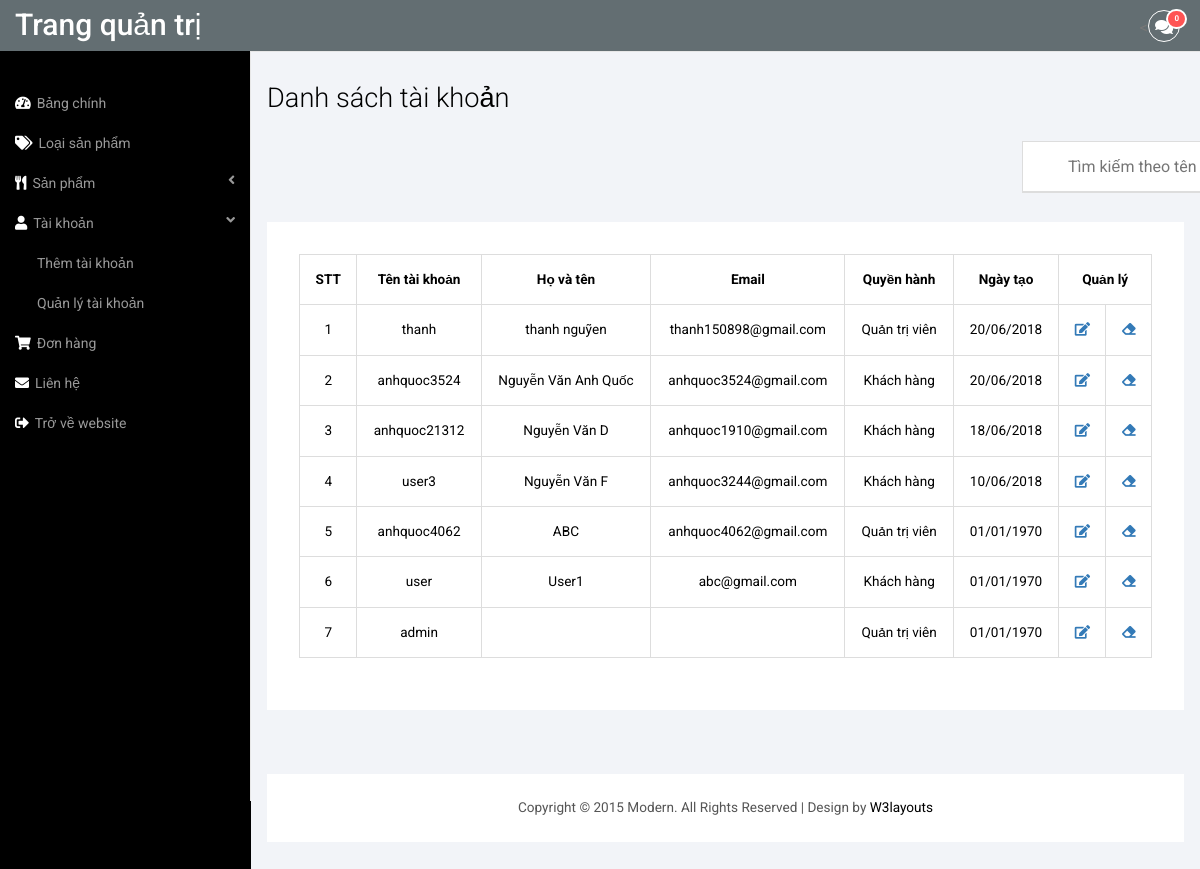
Page /admin/list-account.php (signed in) on the committed database.
### tables this page shows
CREATE TABLE `thanhvien` (
  `ID_thanhvien` int(11) NOT NULL,
  `Username` varchar(255) NOT NULL,
  `Password` varchar(255) NOT NULL,
  `Hoten` varchar(255) NOT NULL,
  `Email` varchar(255) NOT NULL,
  `Sodt` varchar(20) NOT NULL,
  `ID_thanhpho` int(11) NOT NULL,
  `Diachi` longtext NOT NULL,
  `ID_phanquyen` int(11) NOT NULL,
  `Ngaytao` date DEFAULT NULL
);

CREATE TABLE `phanquyen` (
  `ID_phanquyen` int(11) NOT NULL,
  `Ten_phanquyen` varchar(255) NOT NULL
);

### web/admin/list-account.php (the view, shortened to what this page needs)
<!DOCTYPE HTML>
<html>
<head>
  <?php include('modules/head.php') ?>
</head>
<body>
<div id="wrapper">
        <?php include('modules/config.php') ?>
        <?php   include('modules/header.php') ?>
        <div id="page-wrapper">
        <div class="col-md-12 graphs">
     <div class="xs">
     <h3>Danh sách tài khoản</h3>
     <div class="search-bar">
        <div id="myDropdown" class="dropdown-content">
          <input type="text" placeholder="Tìm kiếm theo tên tài khoản..." id="myInput" onkeyup="Hienbang()">
        </div>
      </div>
  <div class="bs-example4" data-example-id="simple-responsive-table">
    <div class="table-responsive">
      <table class="table table-bordered">
        <thead>
          <tr>
            <th>STT</th>
            <th>Tên tài khoản</th>
            <th>Họ và tên</th>
            <th>Email</th>
            <th>Quyền hành</th>
            <th>Ngày tạo</th>
            <th colspan="2">Quản lý</th>
          </tr>
        </thead>
        <tbody>
          <?php
          $sql="select * from thanhvien,thanhpho,phanquyen where thanhvien.ID_phanquyen = phanquyen.ID_phanquyen and thanhvien.ID_thanhpho = thanhpho.ID_thanhpho order by ID_thanhvien desc";
          $qry=mysqli_query($conn,$sql);
          $i=1;
          while($row=mysqli_fetch_array($qry)){
           ?>
          <tr>
            <td><?php echo $i ?></td>
            <td><?php echo $row['Username'] ?></td>
            <td><?php echo $row['Hoten'] ?></td>
            <td><?php echo $row['Email'] ?></td>
            <td><?php echo $row['Ten_phanquyen'] ?></td>
            <td><?php
                  $date=strtotime($row['Ngaytao']);
                  echo date("d/m/Y",$date);
                ?>
            </td>
            <td><a href="edit-account.php?id=<?php echo $row['ID_thanhvien'] ?>"><i class="fas fa-edit"></i></a></td>
            <td><a href="list-account.php?action=remove&id=<?php echo $row['ID_thanhvien'] ?>" onclick="return confirm('Bạn có muốn xóa tài khoản này?')"><i class="fas fa-eraser"></i></a></td>
          </tr>
          <?php
            $i++;
          }?>
        </tbody>
      </table>
    </div>
  </div>
  </div>
  <div class="copy_layout">
      <p>Copyright © 2015 Modern. All Rights Reserved | Design by <a href="http://w3layouts.com/" target="_blank">W3layouts</a> </p>
  </div>
   </div>
      </div>
   </div>
<link href="css/custom.css" rel="stylesheet">
</body>
</html>

### web/admin/css/modern-admin.css (style rules this page uses)
h4, h5, h6, h1, h2, h3 { margin-top: 0; }
p { margin: 0; }
html, body { font-family: 'Roboto', sans-serif; font-size: 100%; background:#000; overflow-x: hidden; }
body a { transition:0.5s all; -webkit-transition:0.5s all; -moz-transition:0.5s all; -o-transition:0.5s all; -ms-transition:0.5s all; }
.copy p, .copy_layout p { font-size:0.85em; color:#555; }
.copy p a, .copy_layout p a { color:#000; }
.graphs { padding: 2em 1em; background: #f2f4f8; font-family: 'Roboto', sans-serif; }
.bs-example4 { background: #fff; padding: 2em; margin-top: 108px; }
.xs h3, .widget_head { color:#000; font-size:1.7em; font-weight:300; margin-bottom: 1em; }
.table > thead > tr > th, .table > tbody > tr > th, .table > tfoot > tr > th, .table > thead > tr > td, .table > tbody > tr > td, .table > tfoot > tr > td { border-top: none !important; }
.table > thead > tr > th, .table > tbody > tr > th, .table > tfoot > tr > th, .table > thead > tr > td, .table > tbody > tr > td, .table > tfoot > tr > td { font-size: 0.85em; color: #999; }
.table td, .table>tbody>tr>td, .table>tbody>tr>th, .table>tfoot>tr>td, .table>tfoot>tr>th, .table>thead>tr>td, .table>thead>tr>th { padding:15px !important; }
.table > thead > tr > th { border-bottom: 1px solid #ddd !important; }
.copy_layout { padding:1.5em 0; background:#fff; text-align:center; margin: 4em 0 0em 0; }
.table > thead > tr > th, .table > tbody > tr > th, .table > tfoot > tr > th, .table > thead > tr > td, .table > tbody > tr > td, .table > tfoot > tr > td { color: black; }
.table-bordered th,td { text-align: center; }

### web/admin/css/custom.css (style rules this page uses)
#wrapper { width: 100%; }
#page-wrapper { min-height: 568px; background-color: #fff; }
@media (min-width:768px) { #page-wrapper { position: inherit; margin: 0 0 0 250px; border-left: 1px solid #e7e7e7; } }

### web/admin/css/search.css (style rules this page uses)
#myInput { border-box: box-sizing; background-image: url('searchicon.png'); background-position: 14px 12px; background-repeat: no-repeat; font-size: 16px; padding: 14px 20px 12px 45px; border: none; border-bottom: 1px solid #ddd; width: 100%; }
.dropdown-content { position: absolute; background-color: #f6f6f6; min-width: 230px; overflow: auto; border: 1px solid #ddd; z-index: 1; margin-left: 755px; width: 30%; }

### rows in the picture
thanhvien: Username "thanh", Hoten "thanh nguỹen", Email "thanh150898@gmail.com", ID_phanquyen.Ten_phanquyen "Quản trị viên", Ngaytao "20/06/2018"
thanhvien: Username "anhquoc3524", Hoten "Nguyễn Văn Anh Quốc", Email "anhquoc3524@gmail.com", ID_phanquyen.Ten_phanquyen "Khách hàng", Ngaytao "20/06/2018"
thanhvien: Username "anhquoc21312", Hoten "Nguyễn Văn D", Email "anhquoc1910@gmail.com", ID_phanquyen.Ten_phanquyen "Khách hàng", Ngaytao "18/06/2018"
thanhvien: Username "user3", Hoten "Nguyễn Văn F", Email "anhquoc3244@gmail.com", ID_phanquyen.Ten_phanquyen "Khách hàng", Ngaytao "10/06/2018"
thanhvien: Username "anhquoc4062", Hoten "ABC", Email "anhquoc4062@gmail.com", ID_phanquyen.Ten_phanquyen "Quản trị viên", Ngaytao "01/01/1970"
thanhvien: Username "user", Hoten "User1", Email "abc@gmail.com", ID_phanquyen.Ten_phanquyen "Khách hàng", Ngaytao "01/01/1970"
thanhvien: Username "admin", ID_phanquyen.Ten_phanquyen "Quản trị viên", Ngaytao "01/01/1970"

### other values in the picture
$lienhemoi "0"
